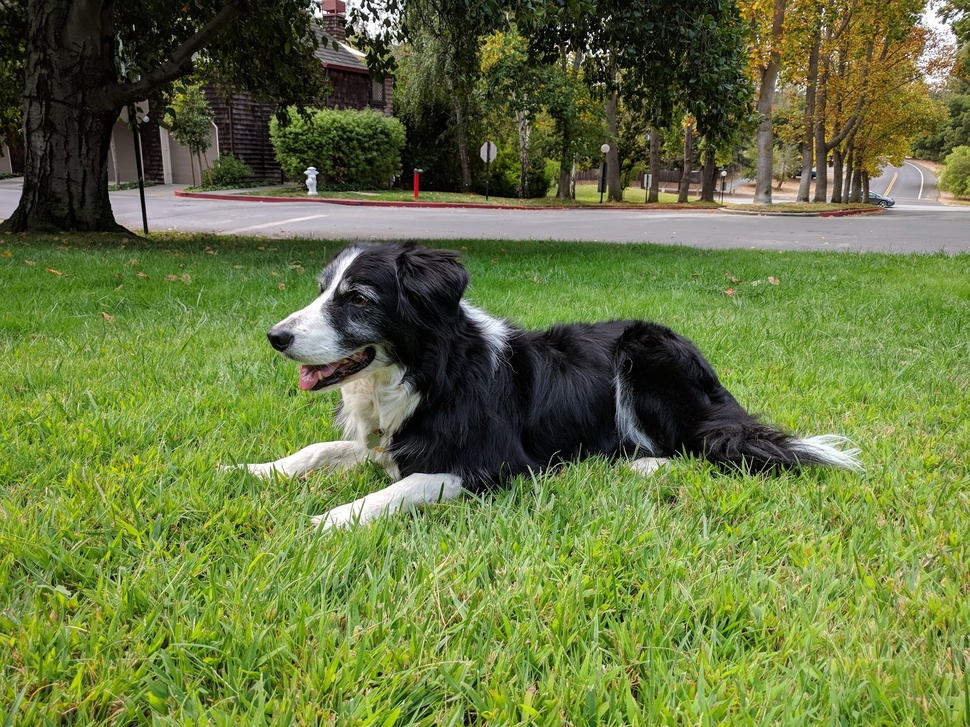
#> input picture Assign1_Imaging/image.jpg, 970 x 727 px, shrunk from 1740 x 1305 before the run
$ jupyter execute MV_A1.ipynb   (shell and % lines are left out)
#> lines starting #> are read from the running program, lines starting #| are printed output that depends on the picture; after the words box and inside, x2 and y2 are one past the last pixel; in counts of white or black regions, pixels touching at a corner belong together
# Machine Vision
## Assignment 1 – Imaging

## Introduction

In this assignment, you will read and display images in Python, use a depth map to simulate shallow depth of field (Bokeh effect), and simulate vignetting to create brightness fall-off near image edges. Please study __[`Lecture 2`](https://moodle.oulu.fi/mod/page/view.php?id=1705510)__ and the sample code in __[`Imaging.ipynb`](https://github.com/jtheikkila/mvis/blob/master/jupyter/Imaging.ipynb)__ before starting. The figure below shows the expected final outcome.

## Task 1 – Read and display images (0.5 points)

In this task, you will practice basic image reading and visualization. You will load a color image and a depth map, then display them side by side. The depth map was generated using __[`DepthAnything-V2`](https://github.com/DepthAnything/Depth-Anything-V2)__, a state-of-the-art monocular depth estimation method that predicts relative depth from a single image. The depth map has been manually adjusted to approximate metric depth and is stored as a 16-bit image with depth values in millimeters.

### Instructions
- **Read** `image.jpg` and `depth.png` using the OpenCV library. Use the flag `cv2.IMREAD_UNCHANGED` to properly read the 16-bit depth map.
- **Convert** the color image from BGR to RGB as this is the order of color channels expected by Matplotlib.
- **Display** both images side by side using Matplotlib.

[cell 1]
import cv2
import numpy as np
import matplotlib.pyplot as plt

[cell 2]
# ---------- YOUR CODE STARTS HERE -----------

img1 = cv2.imread('image.jpg', cv2.IMREAD_UNCHANGED)
#> img1 is the input picture: shape (727, 970, 3); mean B, G, R 61.8, 117.8, 102.9
img2 = cv2.imread('depth.png', cv2.IMREAD_UNCHANGED)
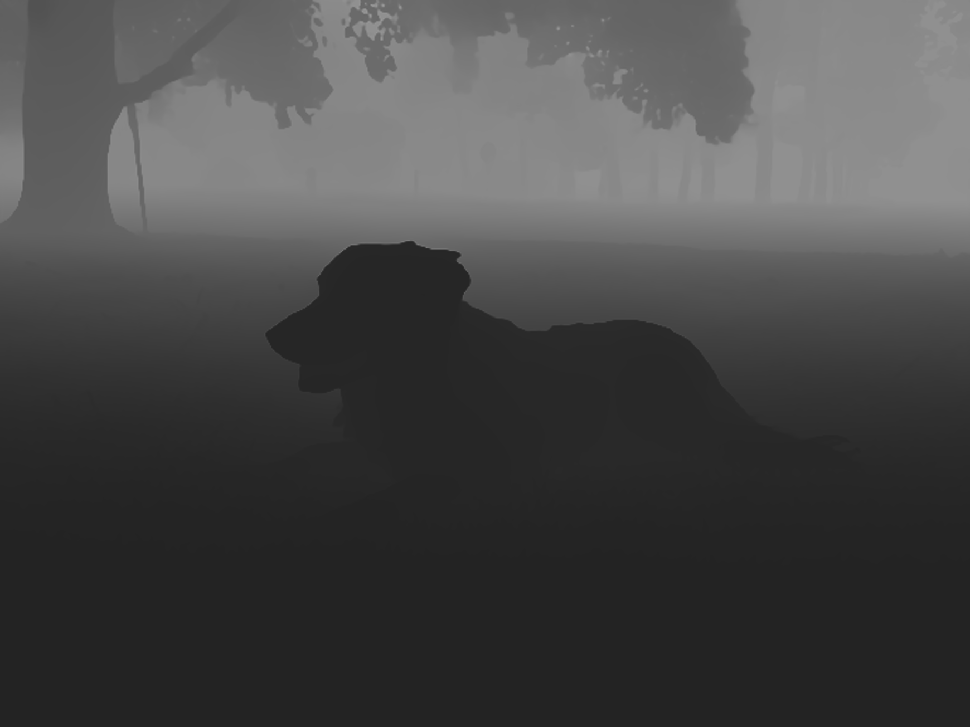
#> input picture Assign1_Imaging/depth.png, 970 x 727 px, shrunk from 1740 x 1305 before the run
#> img2 is the input picture: shape (727, 970) uint16; min 8999, max 39741, mean 18370.4

img1 = cv2.cvtColor(img1, cv2.COLOR_BGR2RGB)

plt.figure(figsize=(10, 5))
plt.subplot(1, 2, 1)
plt.imshow(img1)
plt.title('image 1')
plt.axis('off')

plt.subplot(1, 2, 2)
plt.imshow(img2)
plt.title('image 2')
plt.axis('off')

plt.tight_layout()
plt.show()
# ----------- YOUR CODE ENDS HERE ------------

## Task 2 – Synthetic Bokeh (0.5 points)

In this task, you will simulate a shallow depth-of-field effect, commonly referred to as the **Bokeh effect**. This effect is achieved by blurring parts of the image that are not in focus, mimicking the behavior of a lens with a wide aperture (small F-number). Smartphones typically have small sensors and large depth of field, resulting in images where both foreground and background are sharp. By artificially simulating defocus blur, we can create the Bokeh effect, selectively emphasizing the object in focus (e.g., the dog in the provided image).

### Background
The **thin-lens equation** is the foundation of defocus blur simulation:

$$\frac{1}{f} = \frac{1}{z_o} + \frac{1}{z_i}$$

- $f$ is the focal length of the lens (in mm).
- $z_o$ is the distance to the object being photographed (in mm).
- $z_i$ is the distance to the image plane (in mm).

Points outside the focus plane appear as small blurred circles, referred to as the circle of confusion (CoC). The size of the CoC depends on the distance of the point from the focus plane and is given by:
$$c = D \cdot \frac{|z_f - z_i|}{z_i}$$
where:
- $D$ is the aperture diameter (in mm), calculated as $D = \frac{f}{N}$, where $N$ is the F-number.
- $z_f$ is the image distance for the focus plane (in mm).
- $z_i$ is the image distance for a given depth (in mm).

The size of the CoC, converted to pixels using a sensor-specific scaling factor, determines the extent of blur applied to each pixel. The scaling factor, `pixels_per_mm`, is calculated based on the physical size of the sensor (e.g., 36 mm) and the resolution of the image, linking real-world measurements to pixel dimensions.

The function `defocus_blur` below (adapted from __[`Imaging.ipynb`](https://github.com/jtheikkila/mvis/blob/master/jupyter/Imaging.ipynb)__) uses this model to simulate defocus blur by applying a Gaussian blur proportional to the CoC size. While Gaussian blur is simple and efficient, a more physically accurate approach would involve using a disk-shaped kernel to mimic the shape of an aperture.

[cell 3]
def defocus_blur(img, depth, f, D, fdist, pixels_per_mm):
    """
    Apply a synthetic defocus blur based on the thin-lens model.

    Parameters
    ----------
    img : Color image (H x W x 3)
    depth : Depth map in mm (H x W)
    f : Focal length in mm
    D : Aperture diameter in mm
    fdist : Focus distance (mm)
    pixels_per_mm : Conversion factor from mm to pixels

    Returns
    -------
    blurred : The blurred image
    """

    depth = depth.astype(np.float32)
    zf = 1.0 / (1.0/f - 1.0/fdist)  # image distance for the focus plane
    zi = 1.0 / (1.0/f - 1.0/depth)  # image distance for each pixel

    dz = np.abs(zf - zi)
    c = D * (dz / zi)          # circle of confusion in mm
    c *= pixels_per_mm         # convert mm -> pixels
    c = np.clip(c, 0.0, 150.0) # limit the maximum size for safety

    ci = np.linspace(c.min(), c.max(), 20)
    dc = np.digitize(c, ci)
    blurred = np.zeros_like(img)

    for i in range(20):
        sigma = ci[i]/2 + 0.01
        gblur = cv2.GaussianBlur(img, (0,0), sigma)
        mask = (dc == i+1).astype(np.uint8)
        blurred += cv2.bitwise_and(gblur, gblur, mask=mask)

    return blurred

### Instructions
- **Use** the provided `defocus_blur` function to apply synthetic Bokeh to the image.
- **Assume** the dog is approximately 10 meters away (10 000 mm).
- **Set** the focal length $f = 200$ mm and the F-number $N = 2.0$.
- **Compute** `pixels_per_mm` by dividing the image width by 36 (mm).
- **Display** the resulting image with Bokeh effect.

[cell 4]
# ---------- YOUR CODE STARTS HERE -----------
D = 200 / 2.0
pixels_per_mm = img1.shape[1] / 36
#> pixels_per_mm = 26.94

bokeh_img = defocus_blur(img1, img2, 200, D, 10000, pixels_per_mm)
#> in defocus_blur, `dc = np.digitize(c, ci)`:
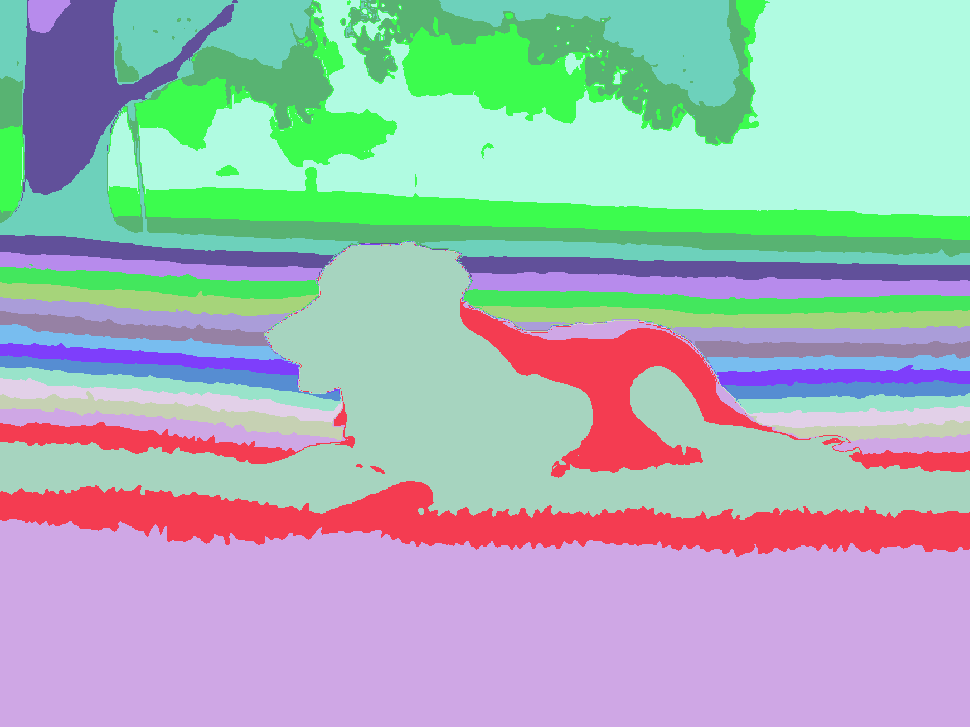
#> dc: shape (727, 970) int64; 20 distinct labels, from 1 to 20; one colour per label, 0 black
#> the loop in defocus_blur, `for i in range(20):` made 20 passes
#> pass 1, in defocus_blur, `mask = (dc == i+1).astype(np.uint8)`:
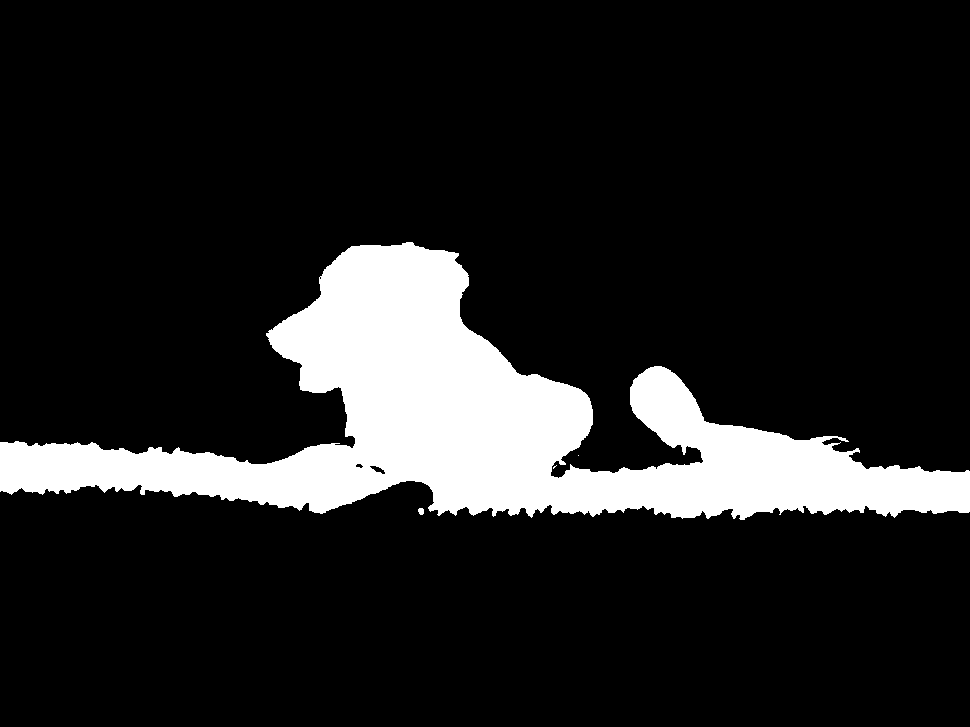
#> mask: shape (727, 970); values 0 (black) and 1 (white), 13.5% white; 4 white regions (2 under 20 px), largest, box (x1, y1, x2, y2) and area: (0, 242, 970, 520) 95404, (418, 508, 424, 515) 35
#> after the loop in defocus_blur, `for i in range(20):`:
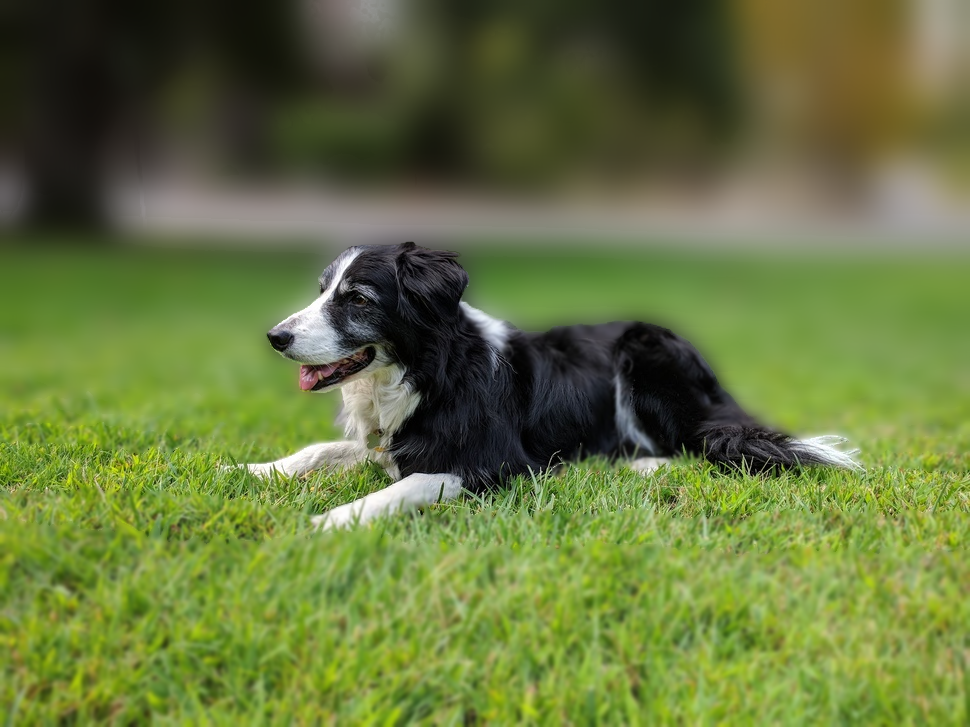
#> blurred: shape (727, 970, 3); mean R, G, B 102.8, 117.6, 61.8
#> after the loop in defocus_blur, `for i in range(20):`:
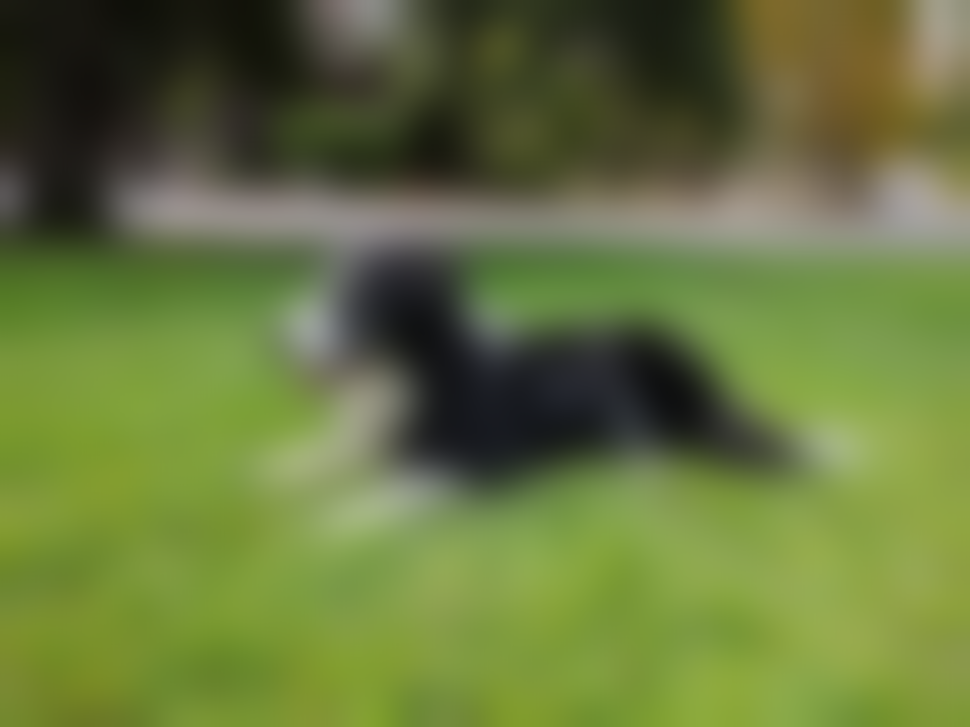
#> gblur: shape (727, 970, 3); mean R, G, B 102.9, 117.8, 61.8

plt.imshow(bokeh_img)
plt.show()
# ----------- YOUR CODE ENDS HERE ------------

## Task 3 – Vignetting (1.0 point)

Vignetting refers to the reduction of brightness near the edges of an image, which is a common effect in photography. This phenomenon is often modeled by the cosine fourth law (refer to __[`Imaging.ipynb`](https://github.com/jtheikkila/mvis/blob/master/jupyter/Imaging.ipynb)__ for an example). However, in this task, you will create an artistic vignetting effect using an exponential falloff model:

$$ I'(x, y) = I(x, y) \times \exp\left(-\frac{d^2}{\sigma^2}\right) $$

where:
- $I'(x, y)$: the modified pixel intensity.
- $I(x, y)$: the original pixel intensity.
- $d$: the distance from a pixel to the image center.
- $\sigma$: a parameter controlling the vignetting strength.

### Instructions
- **Set** $\sigma = \mathrm{width} / 2$, where $\mathrm{width}$ is the width of the input image.
- **Compute** the distance $d$ from each pixel to the image center (see __[`Imaging.ipynb`](https://github.com/jtheikkila/mvis/blob/master/jupyter/Imaging.ipynb)__).
- **Apply** the exponential brightness falloff to the image from the previous task.
- **Visualize** the final result with Bokeh and vignetting effects.

[cell 5]
# ---------- YOUR CODE STARTS HERE -----------
xi, yi = np.meshgrid(range(bokeh_img.shape[1]),range(bokeh_img.shape[0]))
xi = xi.astype(np.float32) - bokeh_img.shape[1]/2
yi = yi.astype(np.float32) - bokeh_img.shape[0]/2
di = np.sqrt(xi**2 + yi**2)

sigma = bokeh_img.shape[1] / 2
#> sigma = 485
fall_off = np.exp(- di**2 / sigma**2)
fall_off = np.stack([fall_off, fall_off, fall_off], axis=2)

vig_img = (bokeh_img * fall_off).astype(np.uint8)
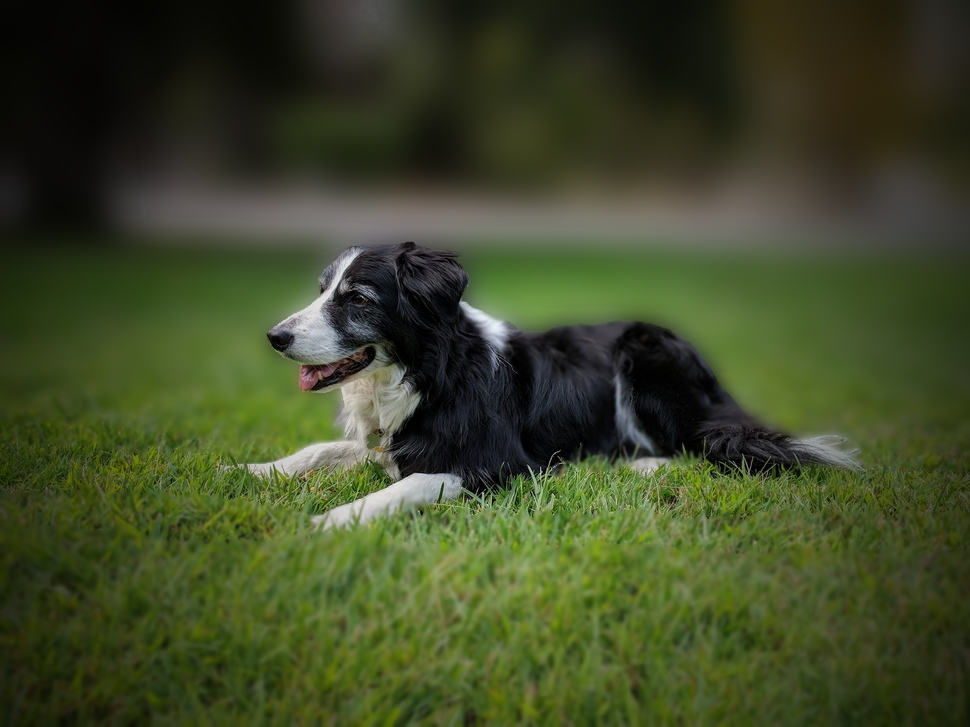
#> vig_img: shape (727, 970, 3); mean R, G, B 62.7, 72.1, 39.4

plt.imshow(vig_img)
plt.show()
# ----------- YOUR CODE ENDS HERE ------------
